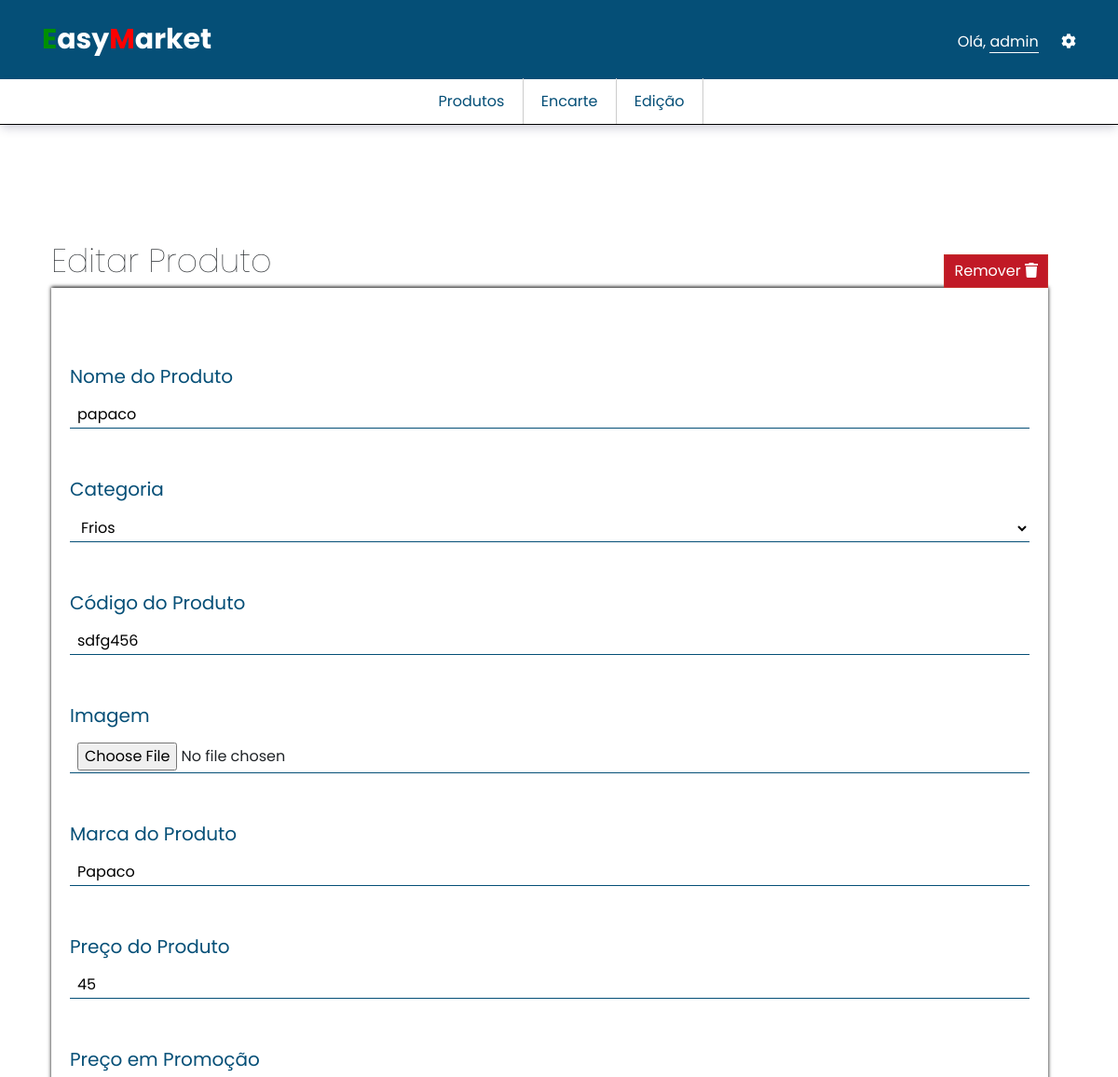
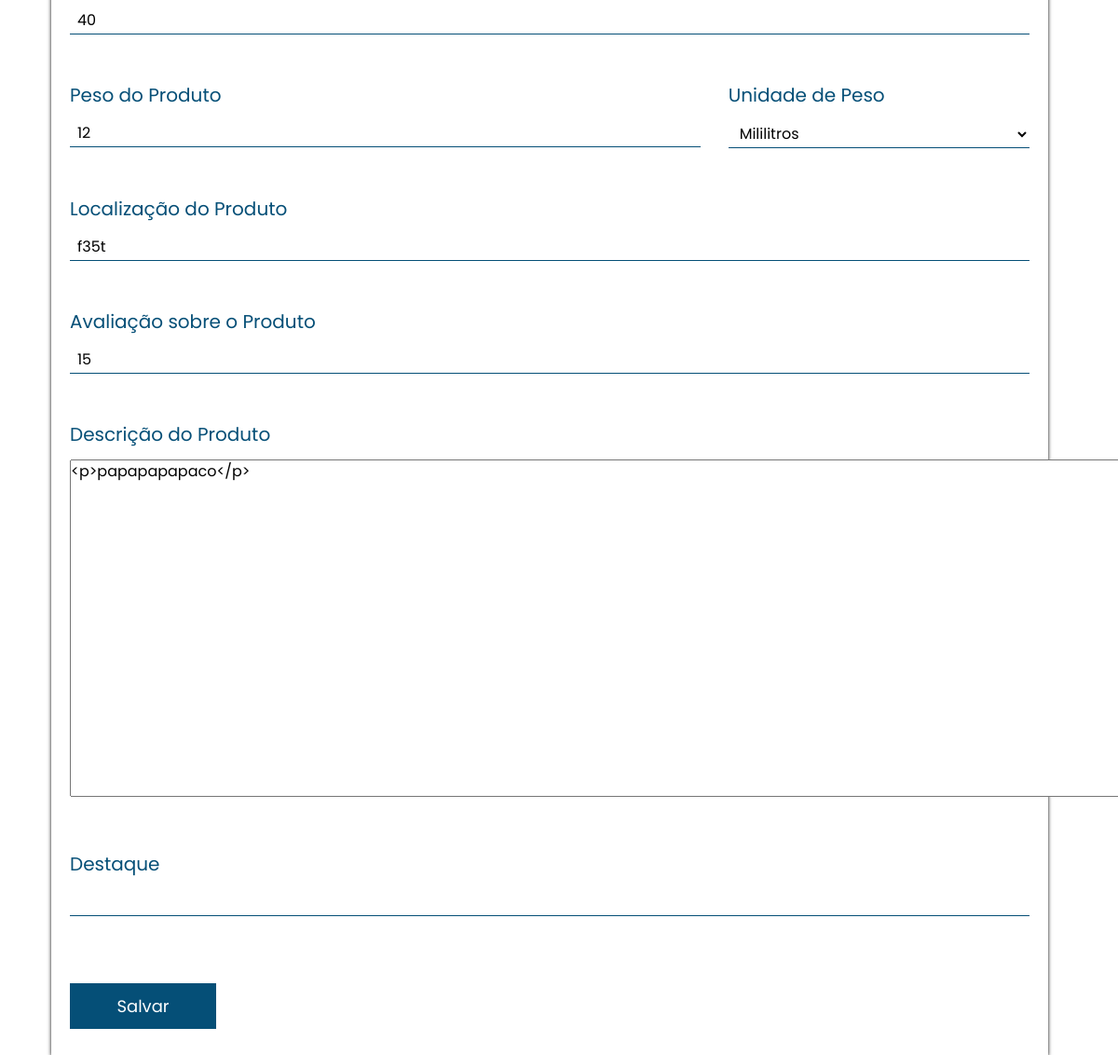
The app's page /sist/inserirProduto.php?idProduto=2 (signed in) with its own data (2 pictures, top to bottom).
### tables this page shows
CREATE TABLE IF NOT EXISTS `usuarios` (
  `idUsuario` int(11) NOT NULL AUTO_INCREMENT,
  `cpf` varchar(14) NOT NULL,
  `nome` varchar(255) NOT NULL,
  `email` varchar(255) NOT NULL,
  `senha` varchar(255) NOT NULL,
  `funcao` varchar(255) NOT NULL,
  `contaAtiva` varchar(255) NOT NULL,
  PRIMARY KEY (`idUsuario`)
);

CREATE TABLE IF NOT EXISTS `produtos` (
  `idProduto` int(255) NOT NULL AUTO_INCREMENT,
  `codigoProduto` varchar(255) NOT NULL,
  `nomeProduto` varchar(255) NOT NULL,
  `fotoProduto` varchar(255) NOT NULL,
  `marcaProduto` varchar(255) NOT NULL,
  `idCategoria` int(11) DEFAULT NULL,
  `precoProduto` varchar(255) NOT NULL,
  `precoPromocao` varchar(255) NOT NULL,
  `pesoProduto` varchar(255) NOT NULL,
  `unidadePeso` varchar(20) NOT NULL,
  `localizacaoProduto` varchar(255) NOT NULL,
  `avaliacaoProduto` varchar(255) NOT NULL,
  `descricaoProduto` text NOT NULL,
  `destaqueProduto` varchar(3) NOT NULL,
  `removido` varchar(3) NOT NULL,
  PRIMARY KEY (`idProduto`),
  KEY `categoria_produto` (`idCategoria`)
);

CREATE TABLE IF NOT EXISTS `categorias` (
  `idCategoria` int(11) NOT NULL AUTO_INCREMENT,
  `nomeCategoria` varchar(255) NOT NULL,
  `removido` varchar(3) NOT NULL,
  PRIMARY KEY (`idCategoria`)
);

### sist/inserirProduto.php (the view, shortened to what this page needs)
<?php
include('includes/header.php');
if (isset($_GET['idProduto'])) {
  $idProduto = $_GET['idProduto'];
  $query = "SELECT * FROM produtos WHERE idProduto = '$idProduto'";
  $result = mysqli_query($conn, $query) or die(mysqli_error($conn));
  while($row = mysqli_fetch_assoc($result)) {
    $nomeProduto = $row['nomeProduto'];
    $marcaProduto = $row['marcaProduto'];
    $categoriaProduto = $row['idCategoria'];
    $precoProduto = $row['precoProduto'];
    $precoPromocao = $row['precoPromocao'];
    $pesoProduto = $row['pesoProduto'];
    $unidadePeso = $row['unidadePeso'];
    $localizacaoProduto = $row['localizacaoProduto'];
    $descricaoProduto = $row['descricaoProduto'];
    $codigoProduto = $row['codigoProduto'];
    $avaliacaoProduto = $row['avaliacaoProduto'];
    $destaqueProduto = $row['destaqueProduto'];
  }
}
?>
<div class="container">
  <div class="conteudoFormulario">
    <div class="cabecalhoForm">
      <h3 class="colunasTop"><?php if(isset($_GET['idProduto'])){echo 'Editar Produto';}else{ echo 'Adicionar Produto';} ?></h3>
      <div class="btnsTop floatRight colunasTop">
        <?php
          if (isset($_GET['idProduto'])) {
            echo '
            <div class="btnAdicionar btnRemover colunasTop">
              <div onclick="excluirItem()">Remover <i class="fas fa-trash"></i></div>
            </div>
            ';
          }
        ?>
      </div>
    </div>
    <form class="boxInputs" method="post" enctype="multipart/form-data">
      <p class="tituloCampo">Nome do Produto</p>
      <input type="text" autocomplete="off" name="nomeProduto" value="<?php if(isset($_GET['idProduto'])){echo $nomeProduto;} ?>">
      <p class="tituloCampo">Categoria</p>
      <select class="" name="idCategoria">
        <?php
          $query = "SELECT * FROM categorias WHERE removido != 'sim' ORDER BY nomeCategoria";
          $result = mysqli_query($conn, $query) or die(mysqli_error($conn));
          while($row = mysqli_fetch_assoc($result)) {
            $idCategoriaProduto = $row['idCategoria'];
            $nomeCategoriaProduto = $row['nomeCategoria'];
          ?>
              <option value="<?php echo $idCategoriaProduto ?>" <?php if(isset($categoriaProduto) AND $categoriaProduto == $idCategoriaProduto){echo 'selected';} ?>><?php echo $nomeCategoriaProduto ?></option>
        <?php
          }
        ?>
      </select>
      <p class="tituloCampo">Código do Produto</p>
      <input type="text" autocomplete="off" name="codigoProduto" value="<?php if(isset($_GET['idProduto'])){echo $codigoProduto;} ?>">
      <p class="tituloCampo">Imagem</p>
      <input type="file" name="imagem" value="">
      <p class="tituloCampo">Marca do Produto</p>
      <input type="text" autocomplete="off" name="marcaProduto" value="<?php if(isset($_GET['idProduto'])){echo $marcaProduto;} ?>">
      <p class="tituloCampo">Preço do Produto</p>
      <input type="text" autocomplete="off" step=",01" name="precoProduto" value="<?php if(isset($_GET['idProduto'])){echo $precoProduto;} ?>">
      <p class="tituloCampo">Preço em Promoção</p>
      <input type="number" autocomplete="off" step=",01" name="precoPromocao" value="<?php if(isset($_GET['idProduto'])){echo $precoPromocao;} ?>">
      <div class="row">
        <div class="col-md-8">
          <p class="tituloCampo">Peso do Produto</p>
          <input type="number" autocomplete="off" step=",01" name="pesoProduto" value="<?php if(isset($_GET['idProduto'])){echo $pesoProduto;} ?>">
        </div>
        <div class="col-md-4">
          <p class="tituloCampo">Unidade de Peso</p>
          <select class="" name="unidadePeso">
            <option value="ml" <?php if(isset($unidadePeso) AND $unidadePeso == "ml"){echo 'selected';} ?>>Mililitros</option>
          </select>
        </div>
      </div>
      <p class="tituloCampo">Localização do Produto</p>
      <input type="text" autocomplete="off" placeholder="ex.: Corredor 6, na área de limpeza." name="localizacaoProduto" value="<?php if(isset($_GET['idProduto'])){echo $localizacaoProduto;} ?>">
      <p class="tituloCampo">Avaliação sobre o Produto</p>
      <input type="text" autocomplete="off" step=",01" name="avaliacaoProduto" value="<?php if(isset($_GET['idProduto'])){echo $avaliacaoProduto;} ?>">
      <p class="tituloCampo">Descrição do Produto</p>
      <textarea name="descricaoProduto" class="tinymce" rows="15" cols="80"><?php if(isset($_GET['idProduto'])){echo $descricaoProduto;} ?></textarea>
      <p class="tituloCampo">Destaque</p>
      <input type="text" autocomplete="off" step=",01" name="destaqueProduto" value="<?php if(isset($_GET['idProduto'])){echo $destaqueProduto;} ?>">
      <br><br><br><br>
      <input type="submit" class="btnSalvar" name="<?php if(isset($_GET['idProduto'])){echo 'salvar';}else{echo 'cadastrar';} ?>" value="Salvar">
    </form>
  </div>
</div>
<?php
  include('includes/footer.php');
?>

### sist/includes/header.php (shortened to what this page needs)
<?php
  include('conexao.php');
  $idUsuario = $_SESSION['idUsuario'];
  $query = "SELECT * FROM usuarios WHERE idUsuario='$idUsuario'";
  $result = mysqli_query($conn, $query) or die(mysqli_error($conn));
  while($row = mysqli_fetch_assoc($result)) {
    $nomeUsuario = $row['nome'];
    $funcaoUsuario = $row['funcao'];
  }
?>
<!DOCTYPE html>
<html lang="pt-br">
  <head>
    <link rel="stylesheet" href="fontawesome/css/all.css">
    <link rel="stylesheet" href="css/style.css">
    <link rel="stylesheet" href="bootstrap/css/bootstrap.min.css">
    <link rel="stylesheet" href="bootstrap/css/bootstrap.css">
  </head>
  <body>
    <header id="header">
      <div class="container">
        <div class="colunasTop logoHeader">
          <a href="entrada.php"><span style="color: #009000">E</span>asy<span style="color: #f00;">M</span>arket</a>
        </div>
        <div class="colunasTop floatRight loginOptionsHeader">
          <div class="colunasTop usuarioHeader">
            <ul id="ulUser">
              <li class="menuDropdown" onclick="abrirMenuUser()">
                <span class="userName"> <span style="color: #fff;">Olá,</span> <span style="border-bottom: solid 1px #fff"><?php echo $nomeUsuario; ?> </span></span>
              </li>
            </ul>
          </div>
          <div class="colunasTop configuracoes">
            <ul id="ulConfig">
              <li class="menuDropdown">
                <i onclick="abrirMenuConfig()" class="fas fa-cog"></i>
                  </li>
                </ul>
          </div>
        </div>
      </div>
    </header>
    <section id="menuPaginas">
      <div class="menuPaginas">
        <div class="container">
          <ul>
            <?php
              if($funcaoUsuario == 'adm' OR $funcaoUsuario == 'dev'){
                echo '
                <li>
                  <a class="btnHover" href="listaProdutos.php">Produtos</a>
                </li>
                <li>
                  <a class="btnHover" href="listaEncarte.php">Encarte</a>
                </li>
                <li>
                <a class="btnHover" href="edicao.php">Edição</a>
              </li>
                ';
              }
              else{
                  echo '
                  <li>
                    <a class="btnHover" href="entrada.php">Easy Market</a>
                  </li>
                  ';
              }
            ?>
          </ul>
        </div>
      </div>
    </section>

### sist/css/style.css (style rules this page uses)
* { margin: 0; padding: 0; font-family: 'Poppins', sans-serif; }
input, select { border-top: 0; border-right: 0; border-left: 0; border-bottom: solid 1px #054f77; padding:2px 8px; width: 100%; background-color: #fff; }
.colunasTop { display: inline-block; vertical-align: top; }
.container { width: 1060px; margin: 0 auto; }
.floatRight { float: right; }
#header { background-color: #054f77; color: #fff; padding: 20px 0; }
.logoHeader { font-weight: bold; font-size: 30px; }
.logoHeader a { color: #fff; text-decoration: none; }
.loginOptionsHeader { padding: 13px 0; }
.usuarioHeader { margin-right: 20px; }
#ulConfig { list-style: none; position: relative; }
#ulUser { list-style: none; position: relative; display: inline-block; }
#ulUser li { cursor: pointer; }
.usuarioHeader ul { list-style: none; padding: 0; margin: 0; }
.menuPaginas { text-align: center; padding: 12px 0 ; border-bottom: solid 1px #000; box-shadow: rgba(255, 255, 255, 0.1) 0px 1px 1px 0px inset, rgba(50, 50, 93, 0.25) 0px 5px 10px -2px, rgba(0, 0, 0, 0.3) 0px 3px 60px -30px; }
.menuPaginas ul { margin: 0; padding: 0; list-style: none; }
.menuPaginas li { display: inline; margin-right: -6px; position: relative; }
.menuPaginas a { padding: 13px 20px; color: #054f77; text-decoration: none; border-right: solid 1px #ccc; }
.btnHover { color: #054f77 !important; }
.conteudoFormulario { width: calc(100% - 20px); padding: 0 10px; margin: 125px 0 50px; }
.btnAdicionar { margin: 14px 0; }
.btnRemover div { background: rgb(193, 25, 38) !important; border: solid 1px #c4302b !important; color: #fff; padding: 5px 10px; }
.cabecalhoForm h3 { font-size: 35px; font-weight: lighter; }
.boxInputs { padding:30px 20px; margin-bottom: 100px; box-shadow: 0px -1px 4px #000; }
.tituloCampo { margin: 50px 0 12px; color: #054f77; font-weight: 400; font-size: 20px; }
.btnSalvar { padding: 10px 15px; color: #fff; background-color: #054f77; width: 157px; border: solid 1px #054f77; font-size: 18px; }

### records on screen
usuarios: nome "admin"
produtos: nomeProduto "papaco", idCategoria "Frios", codigoProduto "sdfg456", marcaProduto "Papaco", precoProduto "45", precoPromocao "40", pesoProduto "12", unidadePeso "Mililitros", localizacaoProduto "f35t", avaliacaoProduto "15", descricaoProduto "<p>papapapapaco</p>"
